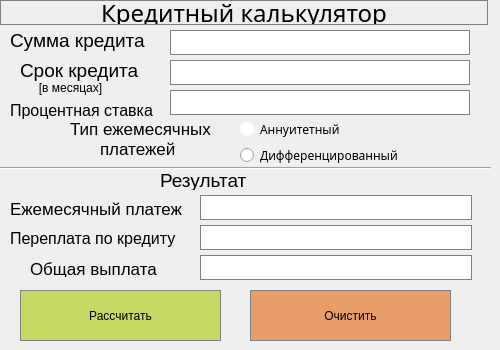
    <widget class="QWidget" name="page_3">
     <widget class="QLabel" name="credit_calculator">
      <property name="geometry">
       <rect>
        <x>0</x>
        <y>0</y>
        <width>488</width>
        <height>25</height>
       </rect>
      </property>
      <property name="font">
       <font>
        <family>PT Serif Caption</family>
        <pointsize>18</pointsize>
        <weight>50</weight>
        <italic>false</italic>
        <bold>false</bold>
       </font>
      </property>
      <property name="styleSheet">
       <string notr="true">QLabel {
	background-color: rgb(238, 238, 238);
	border: 1px solid gray;
	font: 18pt &quot;PT Serif Caption&quot;;
}

</string>
      </property>
      <property name="text">
       <string>Кредитный калькулятор</string>
      </property>
      <property name="alignment">
       <set>Qt::AlignCenter</set>
      </property>
     </widget>
     <widget class="Line" name="line_2">
      <property name="geometry">
       <rect>
        <x>0</x>
        <y>160</y>
        <width>491</width>
        <height>16</height>
       </rect>
      </property>
      <property name="orientation">
       <enum>Qt::Horizontal</enum>
      </property>
     </widget>
     <widget class="QLineEdit" name="credit">
      <property name="geometry">
       <rect>
        <x>170</x>
        <y>30</y>
        <width>300</width>
        <height>25</height>
       </rect>
      </property>
      <property name="styleSheet">
       <string notr="true">background-color: rgb(255, 255, 255);
border: 1px solid gray;
font: 13pt &quot;PT Serif Caption&quot;;</string>
      </property>
      <property name="alignment">
       <set>Qt::AlignLeading|Qt::AlignLeft|Qt::AlignVCenter</set>
      </property>
     </widget>
     <widget class="QLineEdit" name="interest_rate">
      <property name="geometry">
       <rect>
        <x>170</x>
        <y>90</y>
        <width>300</width>
        <height>25</height>
       </rect>
      </property>
      <property name="styleSheet">
       <string notr="true">background-color: rgb(255, 255, 255);
border: 1px solid gray;
font: 13pt &quot;PT Serif Caption&quot;;</string>
      </property>
      <property name="alignment">
       <set>Qt::AlignLeading|Qt::AlignLeft|Qt::AlignVCenter</set>
      </property>
     </widget>
     <widget class="QLineEdit" name="period">
      <property name="geometry">
       <rect>
        <x>170</x>
        <y>60</y>
        <width>300</width>
        <height>25</height>
       </rect>
      </property>
      <property name="styleSheet">
       <string notr="true">background-color: rgb(255, 255, 255);
border: 1px solid gray;
font: 13pt &quot;PT Serif Caption&quot;;</string>
      </property>
      <property name="alignment">
       <set>Qt::AlignLeading|Qt::AlignLeft|Qt::AlignVCenter</set>
      </property>
     </widget>
     <widget class="QLineEdit" name="monthly_payment">
      <property name="geometry">
       <rect>
        <x>200</x>
        <y>195</y>
        <width>272</width>
        <height>25</height>
       </rect>
      </property>
      <property name="styleSheet">
       <string notr="true">background-color: rgb(255, 255, 255);
border: 1px solid gray;
font: 13pt &quot;PT Serif Caption&quot;;</string>
      </property>
      <property name="alignment">
       <set>Qt::AlignLeading|Qt::AlignLeft|Qt::AlignVCenter</set>
      </property>
     </widget>
     <widget class="QLineEdit" name="overpayment">
      <property name="geometry">
       <rect>
        <x>200</x>
        <y>225</y>
        <width>272</width>
        <height>25</height>
       </rect>
      </property>
      <property name="styleSheet">
       <string notr="true">background-color: rgb(255, 255, 255);
border: 1px solid gray;
font: 13pt &quot;PT Serif Caption&quot;;</string>
      </property>
      <property name="alignment">
       <set>Qt::AlignLeading|Qt::AlignLeft|Qt::AlignVCenter</set>
      </property>
     </widget>
     <widget class="QLineEdit" name="total_payment">
      <property name="geometry">
       <rect>
        <x>200</x>
        <y>255</y>
        <width>272</width>
        <height>25</height>
       </rect>
      </property>
      <property name="styleSheet">
       <string notr="true">background-color: rgb(255, 255, 255);
border: 1px solid gray;
font: 13pt &quot;PT Serif Caption&quot;;</string>
      </property>
      <property name="alignment">
       <set>Qt::AlignLeading|Qt::AlignLeft|Qt::AlignVCenter</set>
      </property>
     </widget>
     <widget class="QLabel" name="label_50">
      <property name="geometry">
       <rect>
        <x>10</x>
        <y>80</y>
        <width>121</width>
        <height>16</height>
       </rect>
      </property>
      <property name="styleSheet">
       <string notr="true">font: 11pt &quot;PT Serif Caption&quot;;</string>
      </property>
      <property name="text">
       <string>[в месяцах]</string>
      </property>
      <property name="alignment">
       <set>Qt::AlignCenter</set>
      </property>
     </widget>
     <widget class="QWidget" name="layoutWidget">
      <property name="geometry">
       <rect>
        <x>240</x>
        <y>120</y>
        <width>206</width>
        <height>46</height>
       </rect>
      </property>
      <layout class="QGridLayout" name="credit_type">
       <item row="2" column="0">
        <widget class="QRadioButton" name="diff">
         <property name="font">
          <font>
           <family>PT Serif Caption</family>
          </font>
         </property>
         <property name="styleSheet">
          <string notr="true">QRadioButton::indicator {
    width:                  10px;
    height:                 10px;
    border-radius:          7px;
}

QRadioButton::indicator:checked {
    background-color: rgb(239, 235, 79);
    border:                 2px solid white;
}

QRadioButton::indicator:unchecked {
    background-color:       white;
    border:                 2px solid white;
}

font: 13pt &quot;PT Serif Caption&quot;;</string>
         </property>
         <property name="text">
          <string>Дифференцированный</string>
         </property>
        </widget>
       </item>
       <item row="1" column="0">
        <widget class="QRadioButton" name="annu">
         <property name="font">
          <font>
           <family>PT Serif Caption</family>
          </font>
         </property>
         <property name="styleSheet">
          <string notr="true">QRadioButton::indicator {
    width:                  10px;
    height:                 10px;
    border-radius:          7px;
}

QRadioButton::indicator:checked {
    background-color: rgb(239, 235, 79);
    border:                 2px solid white;
}

QRadioButton::indicator:unchecked {
    background-color:       white;
    border:                 2px solid white;
}
</string>
         </property>
         <property name="text">
          <string>Аннуитетный</string>
         </property>
        </widget>
       </item>
      </layout>
     </widget>
     <widget class="QPushButton" name="calculate_credit">
      <property name="geometry">
       <rect>
        <x>20</x>
        <y>290</y>
        <width>201</width>
        <height>51</height>
       </rect>
      </property>
      <property name="styleSheet">
       <string notr="true">QPushButton {
   background-color: rgb(197, 216, 97);
   border: 1px solid gray;
   font: 18pt &quot;PT Serif Caption&quot;;
}

QPushButton:pressed {
    background-color: qlineargradient(x1: 0, y1: 0, x2: 0, y2: 1,
                                      stop: 0 #dadbde, stop: 1 #f6f7fa);
}
</string>
      </property>
      <property name="text">
       <string>Рассчитать</string>
      </property>
     </widget>
     <widget class="QPushButton" name="clear_credit">
      <property name="geometry">
       <rect>
        <x>250</x>
        <y>290</y>
        <width>201</width>
        <height>51</height>
       </rect>
      </property>
      <property name="styleSheet">
       <string notr="true">QPushButton {
   background-color: rgb(233, 157, 104);
   border: 1px solid gray;
   font: 18pt &quot;PT Serif Caption&quot;;
}

QPushButton:pressed {
    background-color: qlineargradient(x1: 0, y1: 0, x2: 0, y2: 1,
                                      stop: 0 #dadbde, stop: 1 #f6f7fa);
}
</string>
      </property>
      <property name="text">
       <string>Очистить</string>
      </property>
     </widget>
     <widget class="QLabel" name="label_13">
      <property name="geometry">
       <rect>
        <x>10</x>
        <y>30</y>
        <width>141</width>
        <height>21</height>
       </rect>
      </property>
      <property name="font">
       <font>
        <pointsize>14</pointsize>
       </font>
      </property>
      <property name="text">
       <string>Сумма кредита</string>
      </property>
     </widget>
     <widget class="QLabel" name="label_14">
      <property name="geometry">
       <rect>
        <x>20</x>
        <y>60</y>
        <width>121</width>
        <height>21</height>
       </rect>
      </property>
      <property name="font">
       <font>
        <pointsize>14</pointsize>
       </font>
      </property>
      <property name="text">
       <string>Срок кредита</string>
      </property>
     </widget>
     <widget class="QLabel" name="label_15">
      <property name="geometry">
       <rect>
        <x>10</x>
        <y>100</y>
        <width>151</width>
        <height>21</height>
       </rect>
      </property>
      <property name="font">
       <font>
        <pointsize>12</pointsize>
       </font>
      </property>
      <property name="text">
       <string>Процентная ставка</string>
      </property>
     </widget>
     <widget class="QLabel" name="label_16">
      <property name="geometry">
       <rect>
        <x>70</x>
        <y>120</y>
        <width>151</width>
        <height>17</height>
       </rect>
      </property>
      <property name="font">
       <font>
        <pointsize>13</pointsize>
       </font>
      </property>
      <property name="text">
       <string>Тип ежемесячных</string>
      </property>
     </widget>
     <widget class="QLabel" name="label_20">
      <property name="geometry">
       <rect>
        <x>100</x>
        <y>140</y>
        <width>81</width>
        <height>17</height>
       </rect>
      </property>
      <property name="font">
       <font>
        <pointsize>13</pointsize>
       </font>
      </property>
      <property name="text">
       <string>платежей</string>
      </property>
     </widget>
     <widget class="QLabel" name="label_10">
      <property name="geometry">
       <rect>
        <x>160</x>
        <y>170</y>
        <width>91</width>
        <height>20</height>
       </rect>
      </property>
      <property name="font">
       <font>
        <pointsize>14</pointsize>
       </font>
      </property>
      <property name="text">
       <string>Результат</string>
      </property>
     </widget>
     <widget class="QLabel" name="label_35">
      <property name="geometry">
       <rect>
        <x>10</x>
        <y>200</y>
        <width>181</width>
        <height>17</height>
       </rect>
      </property>
      <property name="font">
       <font>
        <pointsize>13</pointsize>
       </font>
      </property>
      <property name="text">
       <string>Ежемесячный платеж</string>
      </property>
     </widget>
     <widget class="QLabel" name="label_17">
      <property name="geometry">
       <rect>
        <x>10</x>
        <y>230</y>
        <width>171</width>
        <height>17</height>
       </rect>
      </property>
      <property name="font">
       <font>
        <pointsize>12</pointsize>
       </font>
      </property>
      <property name="text">
       <string>Переплата по кредиту</string>
      </property>
     </widget>
     <widget class="QLabel" name="label_21">
      <property name="geometry">
       <rect>
        <x>30</x>
        <y>260</y>
        <width>131</width>
        <height>17</height>
       </rect>
      </property>
      <property name="font">
       <font>
        <pointsize>13</pointsize>
       </font>
      </property>
      <property name="text">
       <string>Общая выплата</string>
      </property>
     </widget>
    </widget>
